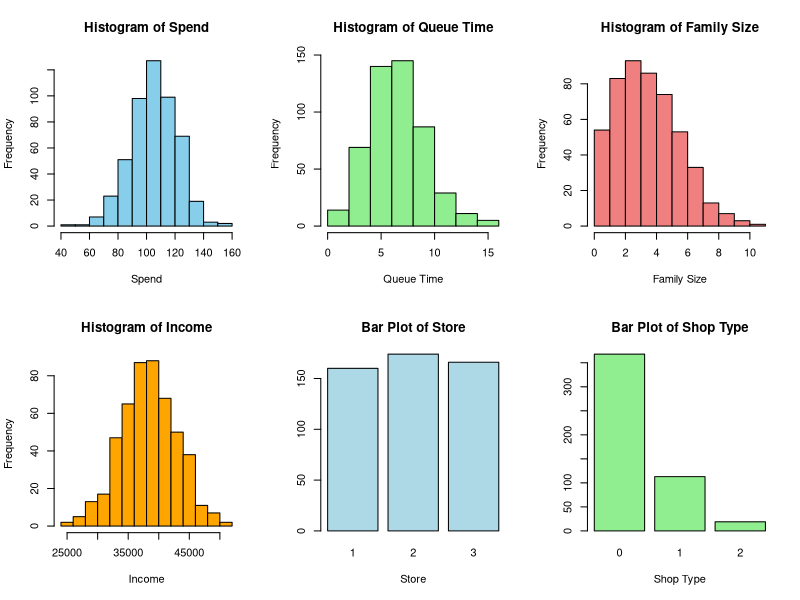

This chart was generated by the following R code:
#this code will create a simulated dataset based on information about the
# supermarket shopping habits of UK families. We create a dataset
# representing 500 simulated observations.
# The variables are
# -spend - amount spent on weekly supermarket shop
# -qtime - time spent queuing at checkout/ collection point
# -famsize - no. of household members in addition to buyer
# -store - indicates whether the store is 1: urban, 2 :rural,
# 3 : citycentre
# -shoptype - 0: instore shop, 1: online collection, 2: online home delivery 
# -income - estimated household income
# The setwd() command is optional - you may edit it to your own file
# storage directory or omit entirely
#setwd()

# setting the seed to generate the same dataset 
# every time the code is run
# Create a simulated dataset
set.seed(2275285)
spend <- rnorm(500, 105, 15.75)
qtime <- rpois(500, 7)
famsize <- rpois(500, 4)
store <- sample(1:3, 500, replace = TRUE)
shoptype <- rbinom(500, 2, 0.14)
income <- rnorm(500, 38000, 4500)
weeklyshop <- data.frame(spend, qtime, famsize, store, shoptype, income)

# Summary statistics for all variables
summary_all <- summary(weeklyshop)

# Frequency tables for categorical variables
table_store <- table(weeklyshop$store)
table_shoptype <- table(weeklyshop$shoptype)

# Display summary statistics and frequency tables
cat("Summary Statistics for All Variables:\n")
print(summary_all)

cat("\nFrequency Table for 'store' variable:\n")
print(table_store)

cat("\nFrequency Table for 'shoptype' variable:\n")
print(table_shoptype)

# Visualize the distribution of quantitative variables
par(mfrow = c(2, 3))  # Set up a 2x3 layout for six plots

# Histogram for 'spend'
hist(weeklyshop$spend, main = "Histogram of Spend", xlab = "Spend", col = "skyblue")

# Histogram for 'qtime'
hist(weeklyshop$qtime, main = "Histogram of Queue Time", xlab = "Queue Time", col = "lightgreen")

# Histogram for 'famsize'
hist(weeklyshop$famsize, main = "Histogram of Family Size", xlab = "Family Size", col = "lightcoral")

# Histogram for 'income'
hist(weeklyshop$income, main = "Histogram of Income", xlab = "Income", col = "orange")

# Bar plot for 'store' variable
barplot(table_store, main = "Bar Plot of Store", xlab = "Store", col = "lightblue")

# Bar plot for 'shoptype' variable
barplot(table_shoptype, main = "Bar Plot of Shop Type", xlab = "Shop Type", col = "lightgreen")

# Reset the layout to the default (1x1)
par(mfrow = c(1, 1))

